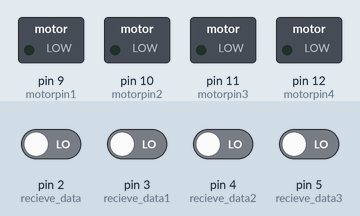
A sketch run on a simulated Arduino Uno, built with avr-gcc and run on an emulated ATmega328P. On the bench: switched loads named in the sketch (green lamp = pin HIGH). Dashed ring = blinking. The inputs (shaded band) are chosen by the test bench; at power-on: pin 2 (recieve_data), pin 3 (recieve_data1), pin 4 (recieve_data2), pin 5 (recieve_data3) LOW. What the sketch prints to the serial monitor is not drawn.

Above: at 1.2 s.
1.3 s: pin 2 (recieve_data) driven HIGH
At 1.8 s:
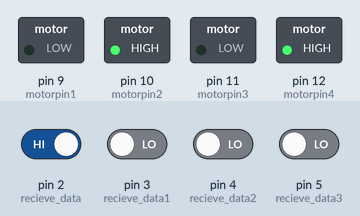
2.8 s: pin 3 (recieve_data1) driven HIGH
At 4.94 s:
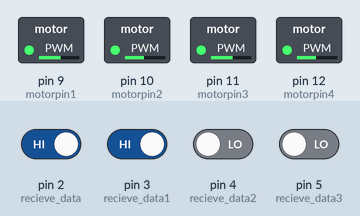
5.8 s: pin 4 (recieve_data2) driven HIGH
8.8 s: pin 5 (recieve_data3) driven HIGH
At 8.98 s:
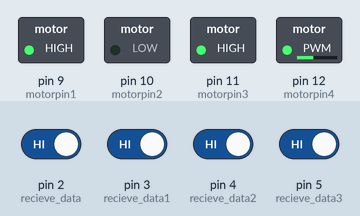
11.8 s: pin 2 (recieve_data) driven LOW
14.8 s: pin 5 (recieve_data3) driven LOW
At 15.6 s:
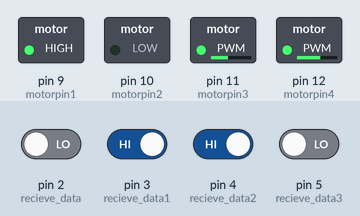
Timing chart, 0 to 18.8 s (numbered marks = the images above; inputs shaded):
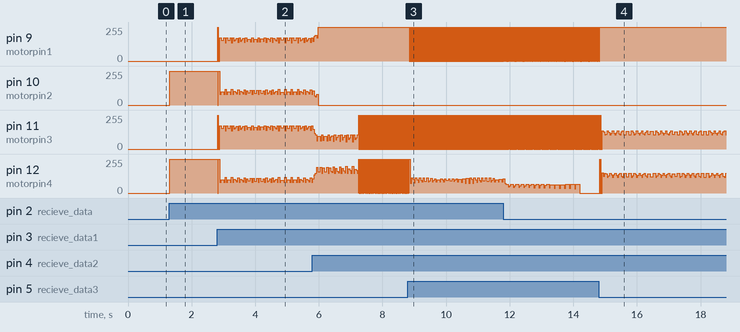

Measured:
- after the input at 1.3 s, pin 10 (motorpin2), pin 12 (motorpin4): 0/255 → 255/255 at once
- after the input at 8.8 s, pin 9 (motorpin1): alternates 255/255 for 0.01 s and 0/255 for 0.02 s, starting at once
- after the input at 14.8 s, pin 9 (motorpin1): goes on until 14.8 s, then stays 255/255

The sketch:

motor_controller.ino
```cpp
int motorpin1 = 9;
int motorpin2 = 10;
int motorpin3 = 11;
int motorpin4 = 12;

int recieve_data = 2;
int recieve_data1 = 3;
int recieve_data2 = 4;
int recieve_data3 = 5;


int value;
int value1;
int value2;
int value3;


void setup() {
  pinMode (motorpin1, OUTPUT);
  pinMode (motorpin2, OUTPUT);
  pinMode (motorpin3, OUTPUT);
  pinMode (motorpin4, OUTPUT);

  pinMode(recieve_data, INPUT);
  pinMode(recieve_data1, INPUT);
  pinMode(recieve_data2, INPUT);
  pinMode(recieve_data3, INPUT);

  Serial.begin(9600);
}

void loop() {

  value = digitalRead(recieve_data);
  value1 = digitalRead(recieve_data1);
  value2 = digitalRead(recieve_data2);
  value3 = digitalRead(recieve_data3);

  Serial.println(value);

  if (value == HIGH){


   Serial.println("Right");

   digitalWrite (motorpin1, LOW);
   digitalWrite (motorpin2, HIGH);
   digitalWrite (motorpin3, LOW);
   digitalWrite (motorpin4, HIGH);


  }


  if (value1 == HIGH){
    Serial.println("left");
    digitalWrite (motorpin1, HIGH);
    digitalWrite (motorpin2, LOW);
    digitalWrite (motorpin3, HIGH);
    digitalWrite (motorpin4, LOW);


 }

  if (value2 == HIGH){
   Serial.println("Foward");
   digitalWrite (motorpin1, HIGH);
   digitalWrite (motorpin2, LOW);
   digitalWrite (motorpin3, LOW);
   digitalWrite (motorpin4, HIGH);


  }

  if (value3 == HIGH){

   Serial.println("off");

   digitalWrite (motorpin1, LOW);
   digitalWrite (motorpin2, LOW);
   digitalWrite (motorpin3, LOW);
   digitalWrite (motorpin4, LOW);


  }


}
```
